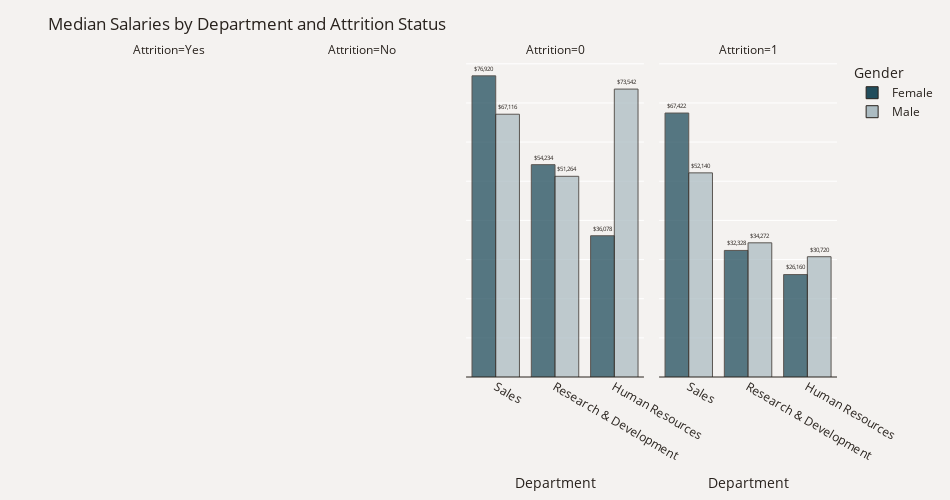

Source (notebook cell):
### Code cell
plot_df = data.groupby(['Department', 'Attrition', 'Gender'])['MonthlyIncome'].median()
plot_df = plot_df.mul(12).rename('Salary').reset_index().sort_values('Salary', ascending=False).sort_values('Gender')
fig = px.bar(plot_df, x='Department', y='Salary', color='Gender', text='Salary',  
             barmode='group', opacity=0.75, color_discrete_map={'Female': '#214D5C','Male': '#ACBCC2'},
             facet_col='Attrition', category_orders={'Attrition': ['Yes', 'No']})
fig.update_traces(texttemplate='$%{text:,.0f}', textposition='outside',
                  marker_line=dict(width=1, color='#28221D'))
fig.update_yaxes(zeroline=True, zerolinewidth=1, zerolinecolor='#28221D')
fig.update_layout(title_text='Median Salaries by Department and Attrition Status', font_color='#28221D',
                  yaxis=dict(title='Salary',tickprefix='$',range=(0,79900)),width=950,height=500,
                  paper_bgcolor='#F4F2F0', plot_bgcolor='#F4F2F0')
fig.show()

### Figure 1 — Plotly figure (JSON) as saved in the notebook; plotly's stock layout.template omitted (floating-point values rounded to 4 significant figures)
{"data": [{"alignmentgroup": "True", "hovertemplate": "Gender=Female<br>Attrition=0<br>Department=%{x}<br>Salary=%{text}<extra></extra>", "legendgroup": "Female", "marker": {"color": "#214D5C", "line": {"color": "#28221D", "width": 1}, "opacity": 0.75, "pattern": {"shape": ""}}, "name": "Female", "offsetgroup": "Female", "orientation": "v", "showlegend": true, "text": [76920, 54234, 36078], "textposition": "outside", "texttemplate": "$%{text:,.0f}", "type": "bar", "x": ["Sales", "Research & Development", "Human Resources"], "xaxis": "x3", "y": [76920, 54234, 36078], "yaxis": "y3"}, {"alignmentgroup": "True", "hovertemplate": "Gender=Female<br>Attrition=1<br>Department=%{x}<br>Salary=%{text}<extra></extra>", "legendgroup": "Female", "marker": {"color": "#214D5C", "line": {"color": "#28221D", "width": 1}, "opacity": 0.75, "pattern": {"shape": ""}}, "name": "Female", "offsetgroup": "Female", "orientation": "v", "showlegend": false, "text": [67422, 32328, 26160], "textposition": "outside", "texttemplate": "$%{text:,.0f}", "type": "bar", "x": ["Sales", "Research & Development", "Human Resources"], "xaxis": "x4", "y": [67422, 32328, 26160], "yaxis": "y4"}, {"alignmentgroup": "True", "hovertemplate": "Gender=Male<br>Attrition=0<br>Department=%{x}<br>Salary=%{text}<extra></extra>", "legendgroup": "Male", "marker": {"color": "#ACBCC2", "line": {"color": "#28221D", "width": 1}, "opacity": 0.75, "pattern": {"shape": ""}}, "name": "Male", "offsetgroup": "Male", "orientation": "v", "showlegend": true, "text": [73542, 67116, 51264], "textposition": "outside", "texttemplate": "$%{text:,.0f}", "type": "bar", "x": ["Human Resources", "Sales", "Research & Development"], "xaxis": "x3", "y": [73542, 67116, 51264], "yaxis": "y3"}, {"alignmentgroup": "True", "hovertemplate": "Gender=Male<br>Attrition=1<br>Department=%{x}<br>Salary=%{text}<extra></extra>", "legendgroup": "Male", "marker": {"color": "#ACBCC2", "line": {"color": "#28221D", "width": 1}, "opacity": 0.75, "pattern": {"shape": ""}}, "name": "Male", "offsetgroup": "Male", "orientation": "v", "showlegend": false, "text": [52140, 34272, 30720], "textposition": "outside", "texttemplate": "$%{text:,.0f}", "type": "bar", "x": ["Sales", "Research & Development", "Human Resources"], "xaxis": "x4", "y": [52140, 34272, 30720], "yaxis": "y4"}], "layout": {"annotations": [{"font": {}, "showarrow": false, "text": "Attrition=Yes", "x": 0.1175, "xanchor": "center", "xref": "paper", "y": 1, "yanchor": "bottom", "yref": "paper"}, {"font": {}, "showarrow": false, "text": "Attrition=No", "x": 0.3725, "xanchor": "center", "xref": "paper", "y": 1, "yanchor": "bottom", "yref": "paper"}, {"font": {}, "showarrow": false, "text": "Attrition=0", "x": 0.6275, "xanchor": "center", "xref": "paper", "y": 1, "yanchor": "bottom", "yref": "paper"}, {"font": {}, "showarrow": false, "text": "Attrition=1", "x": 0.8825, "xanchor": "center", "xref": "paper", "y": 1, "yanchor": "bottom", "yref": "paper"}], "barmode": "group", "dragmode": "pan", "font": {"color": "#28221D"}, "height": 500, "legend": {"title": {"text": "Gender"}, "tracegroupgap": 0}, "margin": {"t": 60}, "paper_bgcolor": "#F4F2F0", "plot_bgcolor": "#F4F2F0", "title": {"text": "Median Salaries by Department and Attrition Status"}, "width": 950, "xaxis": {"anchor": "y", "autorange": true, "domain": [0, 0.235], "range": [-0.5, 2.5], "title": {"text": "Department"}}, "xaxis2": {"anchor": "y2", "domain": [0.255, 0.49], "matches": "x", "title": {"text": "Department"}}, "xaxis3": {"anchor": "y3", "autorange": true, "domain": [0.51, 0.745], "matches": "x", "range": [-0.5, 2.5], "title": {"text": "Department"}, "type": "category"}, "xaxis4": {"anchor": "y4", "autorange": true, "domain": [0.765, 1.0], "matches": "x", "range": [-0.5, 2.5], "title": {"text": "Department"}, "type": "category"}, "yaxis": {"anchor": "x", "autorange": true, "domain": [0, 1], "range": [0, 80970.0], "tickprefix": "$", "title": {"text": "Salary"}, "zeroline": true, "zerolinecolor": "#28221D", "zerolinewidth": 1}, "yaxis2": {"anchor": "x2", "domain": [0, 1], "matches": "y", "showticklabels": false, "zeroline": true, "zerolinecolor": "#28221D", "zerolinewidth": 1}, "yaxis3": {"anchor": "x3", "autorange": true, "domain": [0, 1], "matches": "y", "range": [0, 80970.0], "showticklabels": false, "type": "linear", "zeroline": true, "zerolinecolor": "#28221D", "zerolinewidth": 1}, "yaxis4": {"anchor": "x4", "autorange": true, "domain": [0, 1], "matches": "y", "range": [0, 80970.0], "showticklabels": false, "type": "linear", "zeroline": true, "zerolinecolor": "#28221D", "zerolinewidth": 1}}}
